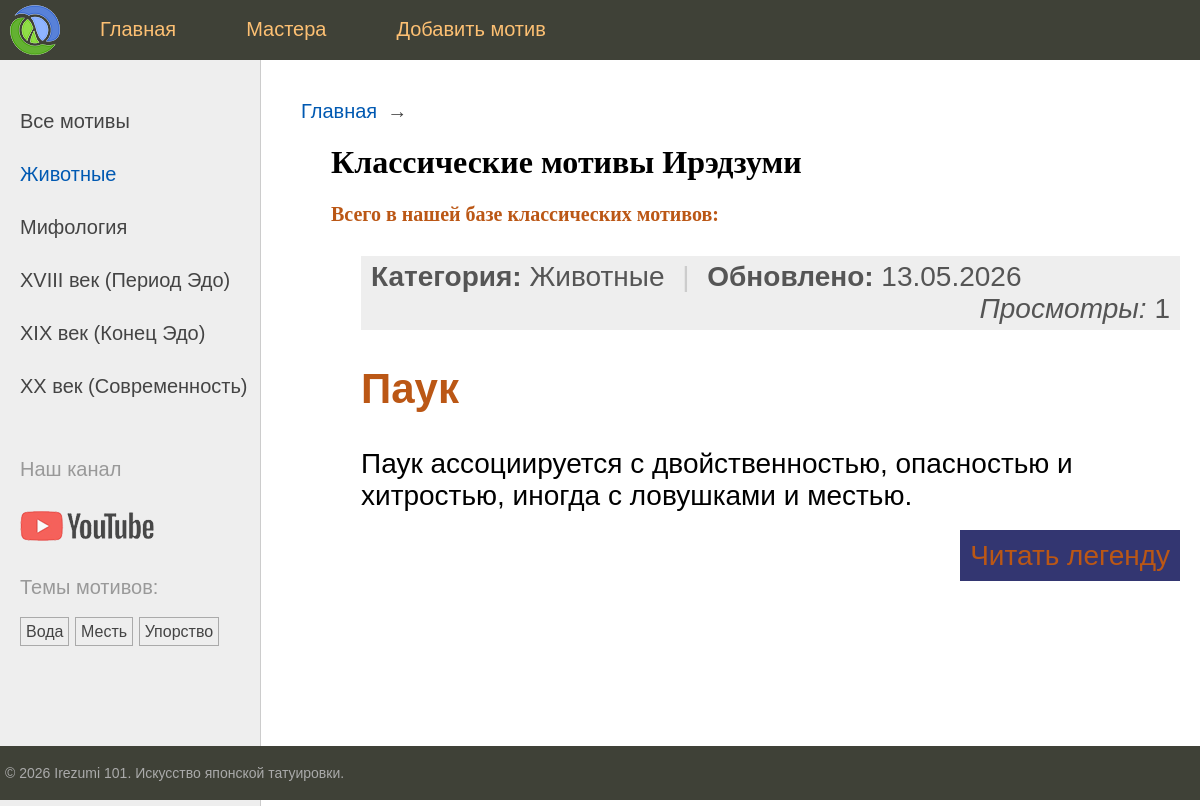
/category/zhivotnye/, run on the app's committed database.
### irezumi/models.py (models this page shows, shortened)
class Category(models.Model):
    name = models.CharField(max_length=100, db_index=True, verbose_name="Категория")
    slug = models.SlugField(max_length=255, unique=True, db_index=True)
    class Meta:
        verbose_name = "Категория"
        verbose_name_plural = "Категории"
    def get_absolute_url(self):
        return reverse('category', kwargs={'cat_slug': self.slug})

class TagPost(models.Model):
    tag = models.CharField(max_length=100, db_index=True, verbose_name="Тег")
    slug = models.SlugField(max_length=255, unique=True, db_index=True)
    class Meta:
        verbose_name = "Тег"
        verbose_name_plural = "Теги"
    def get_absolute_url(self):
        return reverse('tag', kwargs={'tag_slug': self.slug})

class Motif(models.Model):
    class Status(models.IntegerChoices):
        DRAFT = 0, 'Черновик'
        PUBLISHED = 1, 'Опубликовано'
    title = models.CharField(max_length=255, verbose_name="Название мотива")
    slug = models.SlugField(max_length=255, unique=True, db_index=True, verbose_name="URL-слаг")
    content = models.TextField(blank=True, verbose_name="Легенда и значение")
    image = models.ImageField(
        upload_to=get_image_path,
        blank=True,
        null=True,
        verbose_name="Изображение мотива"
    )
    time_create = models.DateTimeField(auto_now_add=True, verbose_name="Время создания")
    time_update = models.DateTimeField(auto_now=True, verbose_name="Время изменения")
    is_published = models.BooleanField(
        choices=Status.choices,
        default=Status.PUBLISHED,
        verbose_name="Статус публикации"
    )
    views_count = models.IntegerField(default=0, verbose_name="Просмотры")
    cat = models.ForeignKey('Category', on_delete=models.PROTECT, null=True, related_name='motifs',
                            verbose_name="Категория")
    tags = models.ManyToManyField('TagPost', blank=True, related_name='motifs', verbose_name="Теги")
    objects = models.Manager()
    published = PublishedManager()
    class Meta:
        ordering = ['-time_create']
        indexes = [
            models.Index(fields=['-time_create']),
        ]
        verbose_name = "Мотив"
        verbose_name_plural = "Мотивы"
    def get_absolute_url(self):
        return reverse('motif', kwargs={'motif_slug': self.slug})

### irezumi/views.py (the view)
# urls.py: path('category/<slug:cat_slug>/', views.show_category, name='category'),
def show_category(request, cat_slug):
    category = get_object_or_404(Category, slug=cat_slug)
    motifs = Motif.published.filter(cat_id=category.pk)
    context = {
        'title': f'Категория: {category.name}',
        'motifs': motifs,
        'menu': menu,
        'cat_selected': category.pk,
    }
    return render(request, 'irezumi/index.html', context)

### irezumi/models.py (called while the page is built)
    def get_queryset(self):
        return super().get_queryset().filter(is_published=Motif.Status.PUBLISHED)

### irezumi/templatetags/irezumi_tags.py (called while the page is built)
@register.inclusion_tag('irezumi/includes/list_categories.html')
def show_categories(cat_selected_id=0):
    cats = Category.objects.annotate(total=Count("motifs")).filter(total__gt=0)
    return {"cats": cats, "cat_selected": cat_selected_id}

@register.inclusion_tag('irezumi/includes/list_tags.html')
def show_all_tags():
    tags = TagPost.objects.annotate(total=Count("motifs")).filter(total__gt=0)
    return {"tags": tags}

### masters/converters.py (called while the page is built)
    def to_url(self, value):
        return "%02d" % value

### masters/templatetags/master_tags.py (called while the page is built)
@register.inclusion_tag('masters/includes/list_centuries.html')
def show_centuries(century_selected=0):
    return {'centuries': centuries_db, 'century_selected': century_selected}

### irezumi/templates/irezumi/index.html (shortened to what this page needs)
{% extends 'irezumi/base.html' %}
{% block content %}
    <h1>Классические мотивы Ирэдзуми</h1>
    <p style="color: #BB5715; font-weight: bold;">
        Всего в нашей базе классических мотивов: {{ total_motifs }}
    </p>
    <ul class="content-table">
        {% for m in motifs %}
            <li>
                <div class="article-panel">
    <p class="first">
        <b>Категория:</b> {{ m.cat.name|default:"Без категории" }}
        <span style="color: #ccc; margin: 0 10px;">|</span>
        <b>Обновлено:</b> {{ m.time_update|date:"d.m.Y" }}
    </p>
    <p class="last">
        <i class="views-icon">Просмотры: </i> {{ m.views_count }}
    </p>
</div>
                <h2><a href="{{ m.get_absolute_url }}">{{ m.title }}</a></h2>
                <p>{{ m.content|truncatewords:15 }}</p>
                <p class="link-read-post">
                    <a href="{{ m.get_absolute_url }}">Читать легенду</a>
                </p>
            </li>
        {% endfor %}
    </ul>
{% endblock %}

### irezumi/templates/irezumi/includes/list_categories.html
{% for cat in cats %}
    {% if cat.pk == cat_selected %}
        <li class="selected">{{ cat.name }}</li>
    {% else %}
        <li><a href="{{ cat.get_absolute_url }}">{{ cat.name }}</a></li>
    {% endif %}
{% endfor %}

### irezumi/templates/irezumi/includes/list_tags.html
{% if tags %}
    <p style="margin-top:20px; color:#999;">Темы мотивов:</p>
    <ul class="tags-list">
        {% for t in tags %}
            <li><a href="{{ t.get_absolute_url }}">{{ t.tag }}</a></li>
        {% endfor %}
    </ul>
{% endif %}

### irezumi/static/irezumi/css/styles.css (style rules this page uses)
html, body { font-family: 'Arial'; margin: 0; padding: 0; height: 100%; width: 100%; color: #444; }
a { color: #0059b2; text-decoration: none; }
p.link-read-post { text-align: right; }
p.link-read-post a { padding: 10px; min-width: 100px; background: #333671; color: #fff; text-decoration: none; }
div.article-panel { background: #eee; padding: 5px 10px 5px 10px; box-sizing: border-box; overflow: hidden; color: #555; }
div.article-panel p.first { margin: 0; float: left; }
div.article-panel p.last { margin: 0; float: right; }
.left-chapters ul { width: 230px; margin: 0; padding: 20px 10px 10px 20px; list-style: none; font-size: 20px; }
.left-chapters ul li { margin: 30px 0 0 0; color: #999; }
.left-chapters ul li.selected { color: #0059b2; }
.left-chapters ul li a { color: #444; text-decoration: none; }
ul.tags-list { width: 100%; margin: 0; padding: 0; list-style: none; }
ul.tags-list li { margin: 0; padding: 0 0 10px; display: inline-block; }
ul.tags-list li a { padding: 5px; font-size: 16px; border: 1px solid #aaa; }
ul.content-table { margin: 0; padding: 10px 0 0 30px; list-style: none; font-family: Sans-serif, Arial, Tahoma; font-size: 28px; }
ul.content-table li { margin: 0 0 40px 0; }
ul.content-table li a { color: #BB5715; text-decoration: none; }
.content-text h1 { font-size: 32px; }

### data on the page
Category: name "Животные"
Category: name "Мифология"
TagPost: tag "Вода"
TagPost: tag "Месть"
TagPost: tag "Упорство"
Motif: cat.name "Животные", time_update "13.05.2026", views_count "1", title "Паук", content "Паук ассоциируется с двойственностью, опасностью и хитростью, иногда с ловушками и местью."

### other printed values
{{ m.title }} "Главная" "Мастера" "Добавить мотив"
{{ c.name }} "XVIII век (Период Эдо)" "XIX век (Конец Эдо)" "XX век (Современность)"
